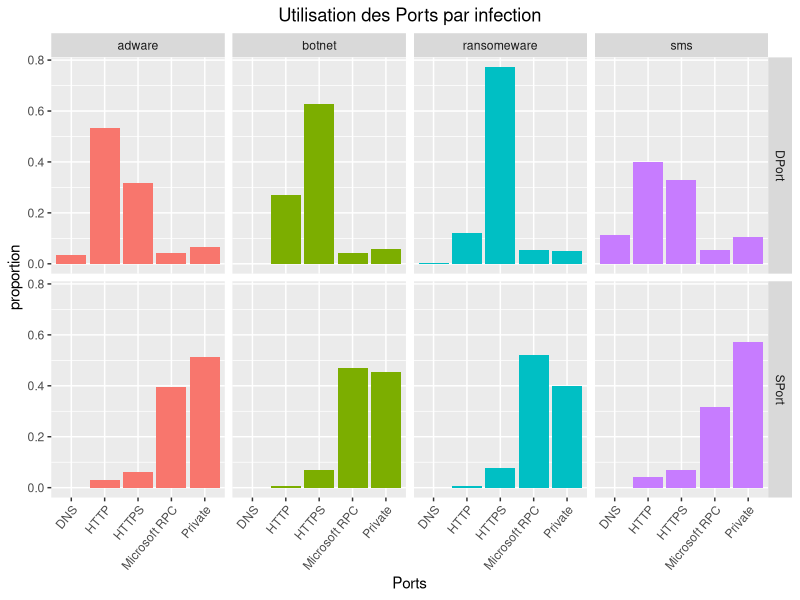
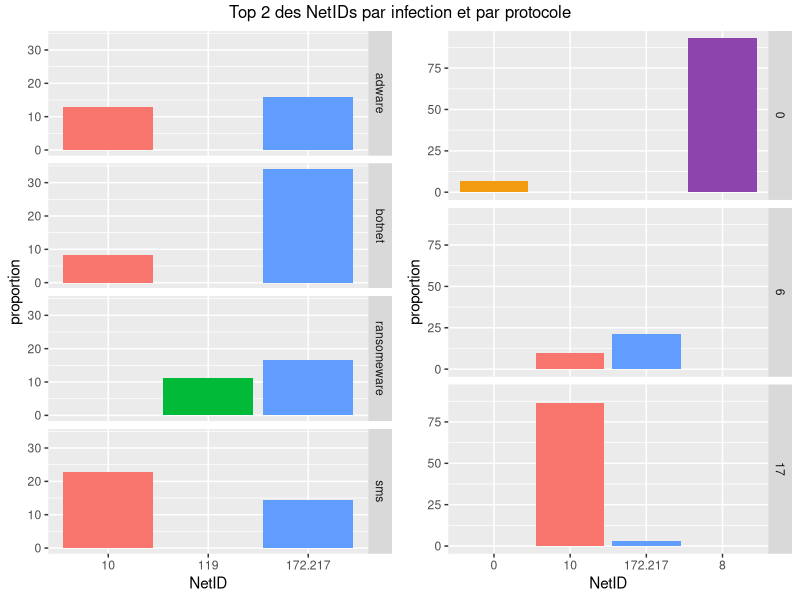
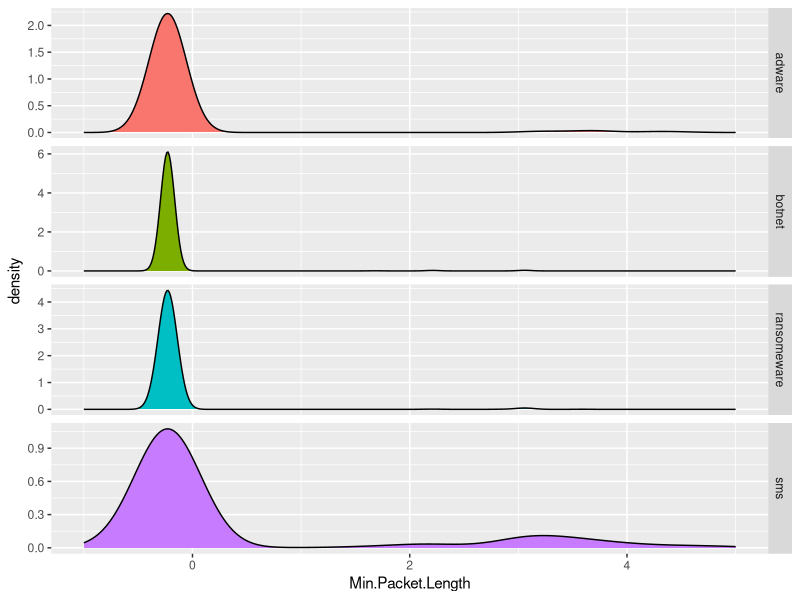
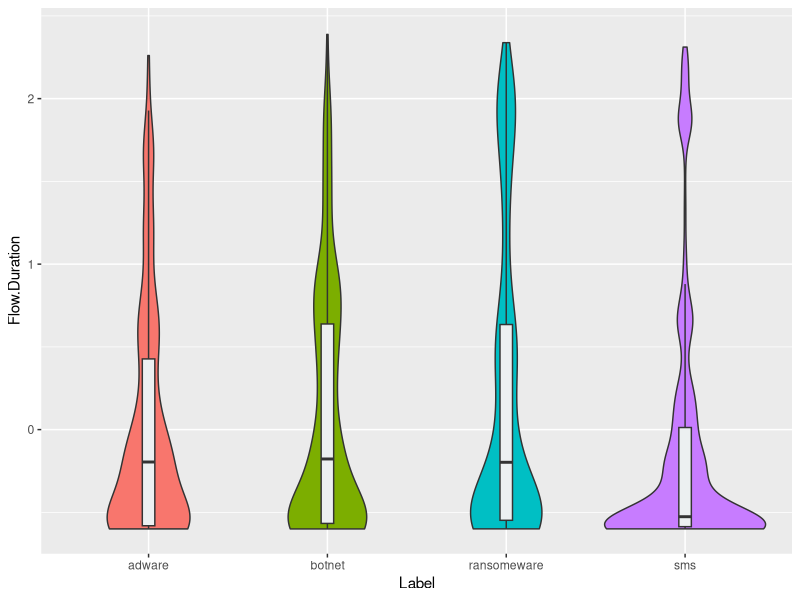
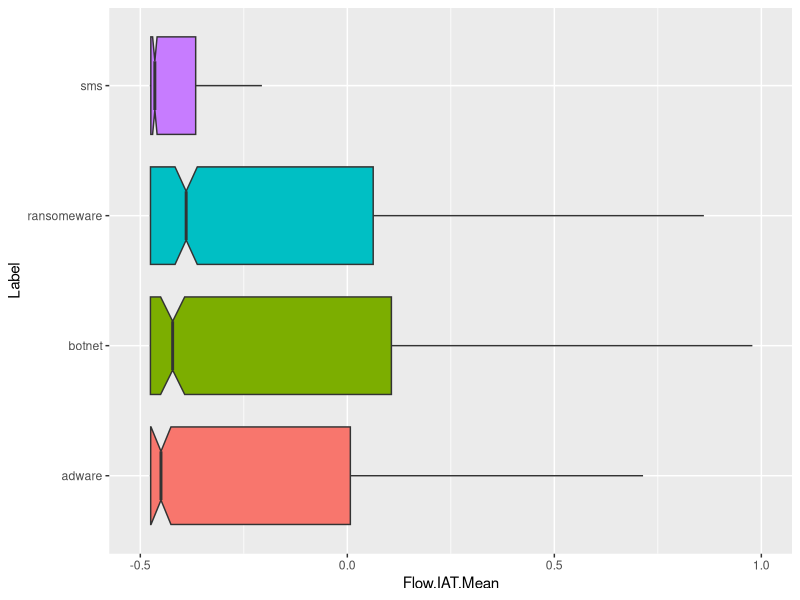

Generate these figures, in order, with R: (Note: this script raises an error after producing the figures.)
## ---- chunk 1
library(tidyverse)
library(gridExtra)
library(caret)
library(pROC)
library(doParallel)
## ---- chunk 2
data <- read_csv("data/hackerAttack.csv")
data <- data %>% rename_all(make.names)
## ---- chunk 3
ip_split <- function(ip){
    #' Renvoie le Net-ID d'une adresse IP
    octets <- str_split(ip, "\\.")[[1]]
    if (as.numeric(octets[1]) <= 127) {
        netID <- octets[1]
    } else {
        netID <- paste(octets[1], octets[2], sep = ".")
    }
    
    return(netID)
}
## ---- chunk 4
data %>% 
select_if(is.numeric) %>% 
summarise_all(var) %>% 
gather() %>%
select(value) %>%
as.matrix() %>%
quantile(0.25) -> q1
## ---- chunk 5
data <- data %>% 
rename(IP = 'Destination.IP') %>% 
rowwise() %>% # vectorise la fonction ip_split
mutate(IP = ip_split(IP)) %>% 
as_tibble() # supprime rowwise_df
## ---- chunk 6
data <- data %>% 
rename(
    SPort = 'Source.Port',
    DPort = 'Destination.Port',
) %>% 
mutate(
    DPort = case_when(
        DPort == 53 ~ "DNS",
        DPort == 80 ~ "HTTP",
        DPort == 443 ~ "HTTPS",
        DPort %in% c(1024:5000, 49152:65535) ~ "Microsoft RPC",
        DPort %in% 60000:61000 ~ "Mosh",
        TRUE ~ "Private"
    ),
    SPort = case_when(
        SPort == 80 ~ "HTTP",
        SPort == 443 ~ "HTTPS",
        SPort %in% c(1024:5000, 49152:65535) ~ "Microsoft RPC",
        SPort %in% 60000:61000 ~ "Mosh",
        TRUE ~ "Private"
    )
) %>% 
mutate_at(
    c('SPort', 'DPort', 'IP', 'Protocol', 'Label'),
    funs(factor)
) %>% 
select(
    1:4, # Facteurs
    colnames(select_if(., function(col) is.numeric(col) && var(col) >= q1)), # Variances faibles
    ncol(.) # Label
) %>% 
mutate_if(
    is.numeric,
    scale
)
## ---- chunk 7
dim_quant <- data %>% select_if(is.numeric) %>% ncol()
dim_IP <- length(unique(data$IP))
dim_SPort <- length(unique(data$SPort))
dim_DPort <- length(unique(data$DPort))
dim_Protocol <- length(unique(data$Protocol))
dim_X <- dim_quant + dim_IP-1 + dim_SPort-1 + dim_DPort-1 + dim_Protocol-1
## ---- chunk 8
data %>%
select(SPort, DPort, Label) %>%
gather("Entry", "Port", -Label) %>% ggplot() + 
aes(x = Port, y = ..prop.., group = 1, fill = Label) +
geom_bar() + guides(fill = F) + 
facet_grid(cols = vars(Label), rows = vars(Entry)) +
labs(title = "Utilisation des Ports par infection", x = "Ports", y = "proportion") +
theme(
    axis.text.x = element_text(angle = 50, hjust = 1),
    plot.title = element_text(hjust = 0.5)
)
## ---- chunk 9
ip_label <- data %>% 
group_by(Label, IP) %>% 
summarise(proportion = n()) %>%
mutate(proportion = proportion*100 / sum(proportion)) %>% 
top_n(2, proportion) %>% 
ggplot() + aes(x = IP, y = proportion, fill = IP) +
geom_bar(stat="identity") + facet_grid(Label~.) +
guides(fill = F) + xlab("NetID")

ip_protocol <- data %>% 
group_by(Protocol, IP) %>% 
summarise(proportion = n()) %>%
mutate(proportion = proportion*100 / sum(proportion)) %>% 
top_n(2, proportion) %>% 
ggplot() + aes(x = IP, y = proportion, fill = IP) +
geom_bar(stat="identity") + facet_grid(Protocol~.) +
guides(fill = F) + xlab("NetID") +
scale_fill_manual(values = c("#f39c12", "#f8766d", "#619cff", "#8e44ad"))
## ---- chunk 10
data %>% 
group_by(Label, Protocol) %>% 
summarise(proportion = n()) %>%
mutate(proportion = proportion*100 / sum(proportion)) %>% 
spread(Protocol, proportion)
grid.arrange(ip_label, ip_protocol,
             ncol = 2, nrow = 1,
             top = "Top 2 des NetIDs par infection et par protocole"
)
## ---- chunk 11
ggplot(data) + aes(x = `Min.Packet.Length`, fill = Label) +
geom_density() + facet_grid(Label~., scales = "free_y") +
xlim(range(-1,5)) + guides(fill = F)
## ---- chunk 12
ggplot(data) + aes(y = `Flow.Duration`, x = Label, fill = Label) +
geom_violin() + ylim(range(-0.6:2.6)) + guides(fill = F) +
geom_boxplot(width = 0.07, fill = "#ecf0f1", outlier.size = -1)
## ---- chunk 13
ggplot(data) + 
aes(y = `Flow.IAT.Mean`, x = Label, fill = Label) +
geom_boxplot(notch=T, outlier.size = -1) +
coord_flip(ylim=c(-0.5, 1)) +
guides(fill = F)
## ---- chunk 14
split_set <- function(data, trainSize = 0.9){
    #' Divise nos données en partitions train et test
    
    set.seed(2020)
    part <- createDataPartition(data$Label, p = trainSize)
    train_set <- data %>% slice(part$Resample1)
    test_set <- data %>% slice(-part$Resample1)
    
    return(list(train_set, test_set))
}
## ---- chunk 15
plotmetrics <- function(train_obj){
    #' Renvoie un ggplot de l'évolution d'Accuracy et AUC
    #' train_obj: objet de type train de caret
    
    train_obj <- train_obj$results %>% select(1, AUC, Accuracy)
    parameter <- names(train_obj)[1]
    AUC_limits <- c(min(train_obj$AUC), max(train_obj$AUC))
    Accuracy_limits <- c(min(train_obj$Accuracy), max(train_obj$Accuracy))
    train_obj$Accuracy <- train_obj$Accuracy * (AUC_limits[2]/Accuracy_limits[2])
    limit <- c(min(train_obj[,2:3]), max(train_obj[,2:3]))
    maxAUC <- filter(train_obj, AUC == max(AUC))
    maxAccuracy <- filter(train_obj, Accuracy == max(Accuracy))

    plot <- train_obj %>% 
    ggplot() + aes_string(x = parameter) + 
    geom_line(aes(y = AUC), color = "#38ada9") +  
    geom_point(aes(y = AUC), color = "#38ada9") +
    geom_line(aes(y = Accuracy), color = "#e55039") +
    geom_point(aes(y = Accuracy), color = "#e55039") +
    geom_point(data = maxAUC, aes_string(x = parameter, y = "AUC"), color = "#38ada9", shape = 5, size = 3) +
    geom_point(data = maxAccuracy, aes_string(x = parameter, y = "Accuracy"), color = "#e55039", shape = 0, size = 3) +
    scale_y_continuous(
        limits = limit,
        sec.axis = sec_axis(~ . *Accuracy_limits[2]/AUC_limits[2],
                            name = "Accuracy")) +
    theme(
        plot.title = element_text(hjust = 0.5),
        axis.title.y.left = element_text(color = "#38ada9"),
        axis.text.y.left = element_text(color = "#38ada9"),
        axis.title.y.right = element_text(color = "#e55039"),
        axis.text.y.right = element_text(color = "#e55039"),

    )
    
    return(plot)
}
## ---- chunk 16
multiroc <- function(Y, Y_pred){
    #' Renvoie les courbes ROC de chaque classe
    
    predicted <- tibble(
        Y = as.character(Y),
        Y_pred = as.character(Y_pred)
    )

    roclist <- vector(mode = "list")

    for (label in unique(predicted$Y)){
        one_rest <- predicted %>% 
        mutate(
            Y = if_else(
                Y == label,
                1, 0
            ),
            Y_pred = if_else(
                Y_pred == label,
                1, 0
            )
        )

        roclist[[label]] <- roc(one_rest$Y, one_rest$Y_pred)
    }

    plot <- roclist %>% ggroc(aes = "color", size = 1, legacy.axes = TRUE) +
    labs(color = "Labels") + theme(plot.title = element_text(hjust = 0.5))
    
    return(plot)
}

## ---- chunk 17
train_set <- split_set(data)[[1]]
## ---- chunk 18
tune_control <- trainControl(
  method = "cv", 
  number = 3,
  index = createMultiFolds(train_set$Label, k = 3, times = 1),
  classProbs = TRUE,
  summaryFunction = multiClassSummary
)
## ---- chunk 19
knn_tune_naive <- data.frame(
    k = seq(3, 170, by = 6)
)
## ---- chunk 20
cl <- makePSOCKcluster(4)
registerDoParallel(cl)
set.seed(2020)

knn_naive_cv <- train(
    Label ~ .,
    data = train_set,
    method = "knn",
    metric = "AUC",
    trControl = tune_control,
    tuneGrid = knn_tune_naive,
)

on.exit(stopCluster(cl))
## ---- chunk 21
plotmetrics(knn_naive_cv) +
labs(title = "AUC et Accuracy en fonction des K voisins", x = "Voisins")
## ---- chunk 22
train_knn <- split_set(data)[[1]]
test_knn <- split_set(data)[[2]]
## ---- chunk 23
knn_tune <- data.frame(
    k = seq(3, 15)
)
## ---- chunk 24
cl <- makePSOCKcluster(4)
registerDoParallel(cl)
set.seed(2020)

knn_cv <- train(
    Label ~ .,
    data = train_knn,
    method = "knn",
    metric = "AUC",
    trControl = tune_control,
    tuneGrid = knn_tune,
)

on.exit(stopCluster(cl))
## ---- chunk 25
plotmetrics(knn_cv) +
labs(title = "AUC et Accuracy en fonction des K voisins", x = "Voisins")
## ---- chunk 26
model_knn <- knn_cv$finalModel
pred_knn <- predict(knn_cv, newdata = test_knn)
## ---- chunk 27
multiroc(test_knn$Label, pred_knn) +
labs(title = "Courbes ROC avec KNN, K = 4")
## ---- chunk 28
result <- knn_cv$results %>% 
filter(k == 4)  %>%
mutate(Model = "KNN") %>% 
select(Model, AUC, Accuracy)
## ---- chunk 29
rf_tune_naive <- data.frame(
    mtry = dim_X,
    splitrule = "gini",
    min.node.size = 1
)
## ---- chunk 30
cl <- makePSOCKcluster(4)
registerDoParallel(cl)
set.seed(2020)

rf_naive_cv <- train(
    Label ~ .,
    data = train_set,
    method = "ranger",
    metric = "AUC",
    trControl = tune_control,
    tuneGrid = rf_tune_naive,
    importance = 'impurity_corrected'
)

on.exit(stopCluster(cl))
## ---- chunk 31
rf_naive_vars <- rf_naive_cv$finalModel$variable.importance
rf_naive_vars <- tibble(variable = names(rf_naive_vars), importance = rf_naive_vars) %>% 
    arrange(importance) %>% mutate(variable = factor(variable, levels = variable)) %>% 
    top_frac(0.15)

ggplot(rf_naive_vars) + coord_flip() + aes(x = variable, y = importance) + geom_bar(stat = "identity") + 
    labs(title = "15% des variables classées par importance", x = "") +
    theme(plot.title = element_text(hjust = 0.5))
## ---- chunk 32
data_rf <- data %>% 
select(
    Label, SPort, DPort, IP,
    any_of(tail(rf_naive_vars, 18)$variable)
) %>% 
mutate(
    IP = factor(if_else(
        IP %in% c("127.217", "121", "205.174"),
        as.character(IP), "OtherIP"
    )),
    SPort = factor(if_else(
        SPort %in% c("Private", "Microsoft RPC"),
        as.character(SPort), "OtherSPort"
    )),
    DPort = factor(if_else(
        DPort %in% c("HTTP", "HTTPS"),
        as.character(DPort), "OtherDPort"
    ))
)
## ---- chunk 33
dim_quant_rf <- data_rf %>% select_if(is.numeric) %>% ncol()
dim_IP_rf <- length(unique(data_rf$IP))
dim_SPort_rf <- length(unique(data_rf$SPort))
dim_DPort_rf <- length(unique(data_rf$DPort))
dim_X_rf <- dim_quant_rf + dim_IP_rf-1 + dim_SPort_rf-1 + dim_DPort_rf-1
## ---- chunk 34
train_rf <- split_set(data_rf)[[1]]
test_rf <- split_set(data_rf)[[2]]
## ---- chunk 35
rf_tune <- data.frame(
    mtry = seq(2, 17, by =  3),
    splitrule = rep("gini", 6),
    min.node.size = rep(1, 6)
)
## ---- chunk 36
cl <- makePSOCKcluster(4)
registerDoParallel(cl)
set.seed(2020)

rf_cv <- train(
    Label ~ .,
    data = train_rf,
    method = "ranger",
    metric = "AUC",
    trControl = tune_control,
    tuneGrid = rf_tune
)

on.exit(stopCluster(cl))
## ---- chunk 37
plotmetrics(rf_cv) +
labs(title = "AUC et Accuracy en fonction des mtry")
## ---- chunk 38
model_rf <- rf_cv$finalModel
pred_rf <- predict(rf_cv, newdata = test_rf)
## ---- chunk 39
multiroc(test_rf$Label, pred_rf) +
labs(title = "Courbes ROC avec Random Forest, mtry = 11")
## ---- chunk 40
result <- result %>%
bind_rows(
    (rf_cv$results %>% 
     filter(mtry == 11)  %>%
     mutate(Model = "RF") %>% 
     select(Model, AUC, Accuracy)
    )
)
## ---- chunk 41
lgb_tune_naive <- data.frame(
    nIter = seq(1, 171, by =  10)
)
## ---- chunk 42
cl <- makePSOCKcluster(4)
registerDoParallel(cl)
set.seed(2020)

lgb_cv_naive <- train(
    Label ~ .,
    data = train_set,
    method = "LogitBoost",
    metric = "AUC",
    trControl = tune_control,
    tuneGrid = lgb_tune_naive
)

on.exit(stopCluster(cl))
## ---- chunk 43
plotmetrics(lgb_cv_naive) +
labs(title = "AUC et Accuracy en fonction des nIter")
## ---- chunk 44
train_lgb <- split_set(data)[[1]]
test_lgb <- split_set(data)[[2]]
## ---- chunk 45
lgb_tune <- data.frame(
    nIter = seq(119, 141, by = 2)
)
## ---- chunk 46
cl <- makePSOCKcluster(4)
registerDoParallel(cl)
set.seed(2020)

lgb_cv <- train(
    Label ~ .,
    data = train_lgb,
    method = "LogitBoost",
    metric = "AUC",
    trControl = tune_control,
    tuneGrid = lgb_tune
)

on.exit(stopCluster(cl))
## ---- chunk 47
plotmetrics(lgb_cv) +
labs(title = "AUC et Accuracy en fonction des nIter")
## ---- chunk 48
model_lgb <- lgb_cv$finalModel
pred_lgb <- predict(lgb_cv, newdata = test_lgb)
## ---- chunk 49
multiroc(test_lgb$Label, pred_lgb) +
labs(title = "Courbes ROC avec Logitboost, nIter = 129")
## ---- chunk 50
result <- result %>%
bind_rows(
    (lgb_cv$results %>% 
     filter(nIter == 129)  %>%
     mutate(Model = "LGB") %>% 
     select(Model, AUC, Accuracy)
    )
)
## ---- chunk 51
result %>% 
gather(metric, value, -Model) %>% 
ggplot() +
aes(fill = metric, y = value, x = Model) +
geom_bar(position = "dodge", stat = "identity") +
coord_flip(ylim = c(0, 1)) +
labs(title = "Comparaison des modèles") +
theme(plot.title = element_text(hjust = 0.5))
